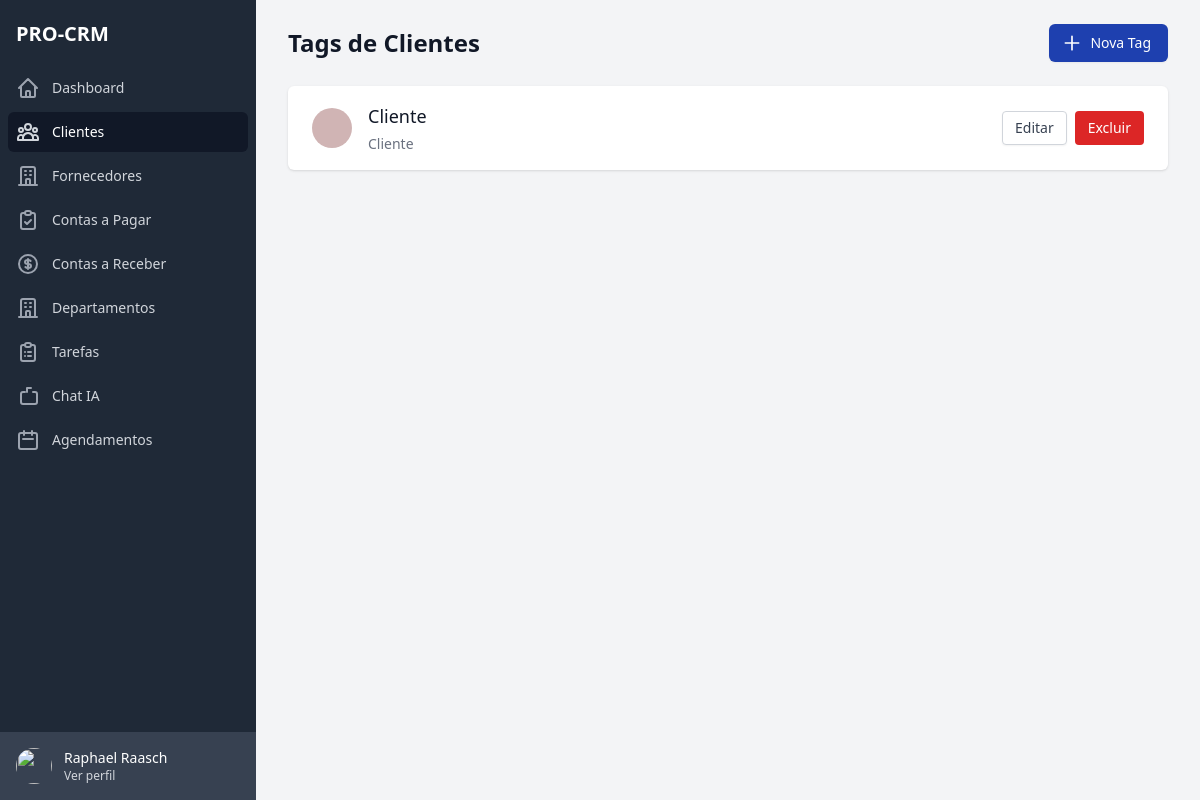
/clients/tags/ (signed in), run on an earlier commit of the app's database.
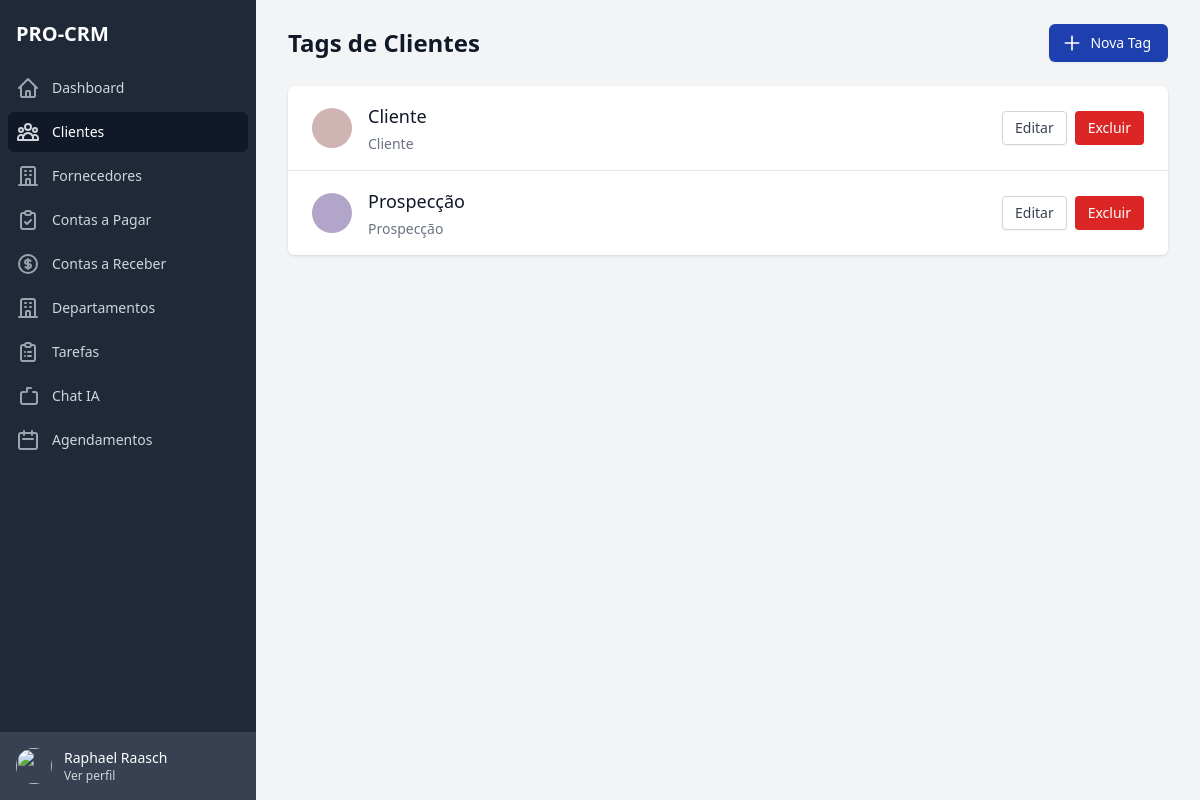
And on a later commit of the database.
### apps/clients/models.py (models this page shows, shortened)
class ClientTag(BaseModel):
    name = models.CharField(max_length=100, verbose_name='Nome')
    description = models.TextField(blank=True, null=True, verbose_name='Descrição')
    color = models.CharField(max_length=10, verbose_name='Cor')
    is_active = models.BooleanField(default=True, verbose_name='Ativo')
    enterprise = models.ForeignKey(Enterprise, on_delete=models.CASCADE, verbose_name='Empresa')
    class Meta:
        verbose_name = 'Tag de Cliente'
        verbose_name_plural = 'Tags de Clientes'
        ordering = ['name']

### apps/clients/views.py (the view)
# urls.py: path('tags/', views.tag_list, name='tag_list'),
@login_required
def tag_list(request):
    tags = ClientTag.objects.filter(enterprise=request.user.enterprise).order_by('name')
    return render(request, 'pages/tag_list.html', {'tags': tags})

### apps/clients/templates/pages/tag_list.html (shortened to what this page needs)
{% extends 'base.html' %}
{% load static %}
{% block content %}
<div class="flex h-screen bg-gray-100">
    {% include 'includes/sidebar.html' %}
    <div class="flex-1 flex flex-col overflow-hidden">
        <main class="flex-1 relative overflow-y-auto focus:outline-none">
            <div class="py-6">
                <div class="max-w-7xl mx-auto px-4 sm:px-6 md:px-8">
                    <div class="flex justify-between items-center mb-6">
                        <h1 class="text-2xl font-semibold text-gray-900">Tags de Clientes</h1>
                        <a href="{% url 'clients:tag_create' %}" class="inline-flex items-center px-4 py-2 border border-transparent rounded-md shadow-sm text-sm font-medium text-white bg-blue-800 hover:bg-blue-900 focus:outline-none focus:ring-2 focus:ring-offset-2 focus:ring-blue-800">
                            <svg class="-ml-1 mr-2 h-5 w-5" xmlns="http://www.w3.org/2000/svg" fill="none" viewBox="0 0 24 24" stroke="currentColor">
                                <path stroke-linecap="round" stroke-linejoin="round" stroke-width="2" d="M12 4v16m8-8H4" />
                            </svg>
                            Nova Tag
                        </a>
                    </div>
                    <div class="bg-white shadow overflow-hidden sm:rounded-md">
                        <ul class="divide-y divide-gray-200">
                            {% for tag in tags %}
                            <li>
                                <div class="px-4 py-4 sm:px-6">
                                    <div class="flex items-center justify-between">
                                        <div class="flex items-center">
                                            <div class="flex-shrink-0">
                                                <div class="h-10 w-10 rounded-full" style="background-color: {{ tag.color }}"></div>
                                            </div>
                                            <div class="ml-4">
                                                <h2 class="text-lg font-medium text-gray-900">{{ tag.name }}</h2>
                                                {% if tag.description %}
                                                <div class="mt-1 text-sm text-gray-500">
                                                    {{ tag.description }}
                                                </div>
                                                {% endif %}
                                            </div>
                                        </div>
                                        <div class="flex space-x-2">
                                            <a href="{% url 'clients:tag_edit' tag.id %}" class="inline-flex items-center px-3 py-1.5 border border-gray-300 shadow-sm text-sm font-medium rounded text-gray-700 bg-white hover:bg-gray-50 focus:outline-none focus:ring-2 focus:ring-offset-2 focus:ring-blue-800">
                                                Editar
                                            </a>
                                            <button onclick="confirmDelete('{{ tag.id }}')" class="inline-flex items-center px-3 py-1.5 border border-transparent text-sm font-medium rounded text-white bg-red-600 hover:bg-red-700 focus:outline-none focus:ring-2 focus:ring-offset-2 focus:ring-red-500">
                                                Excluir
                                            </button>
                                        </div>
                                    </div>
                                </div>
                            </li>
                            {% empty %}
                            <li class="px-4 py-4 sm:px-6 text-center text-gray-500">
                                Nenhuma tag cadastrada
                            </li>
                            {% endfor %}
                        </ul>
                    </div>
                </div>
            </div>
        </main>
    </div>
</div>
{% endblock %}

What changed in the data, as far as the page shows it:
added ClientTag: name "Prospecção", description "Prospecção"
